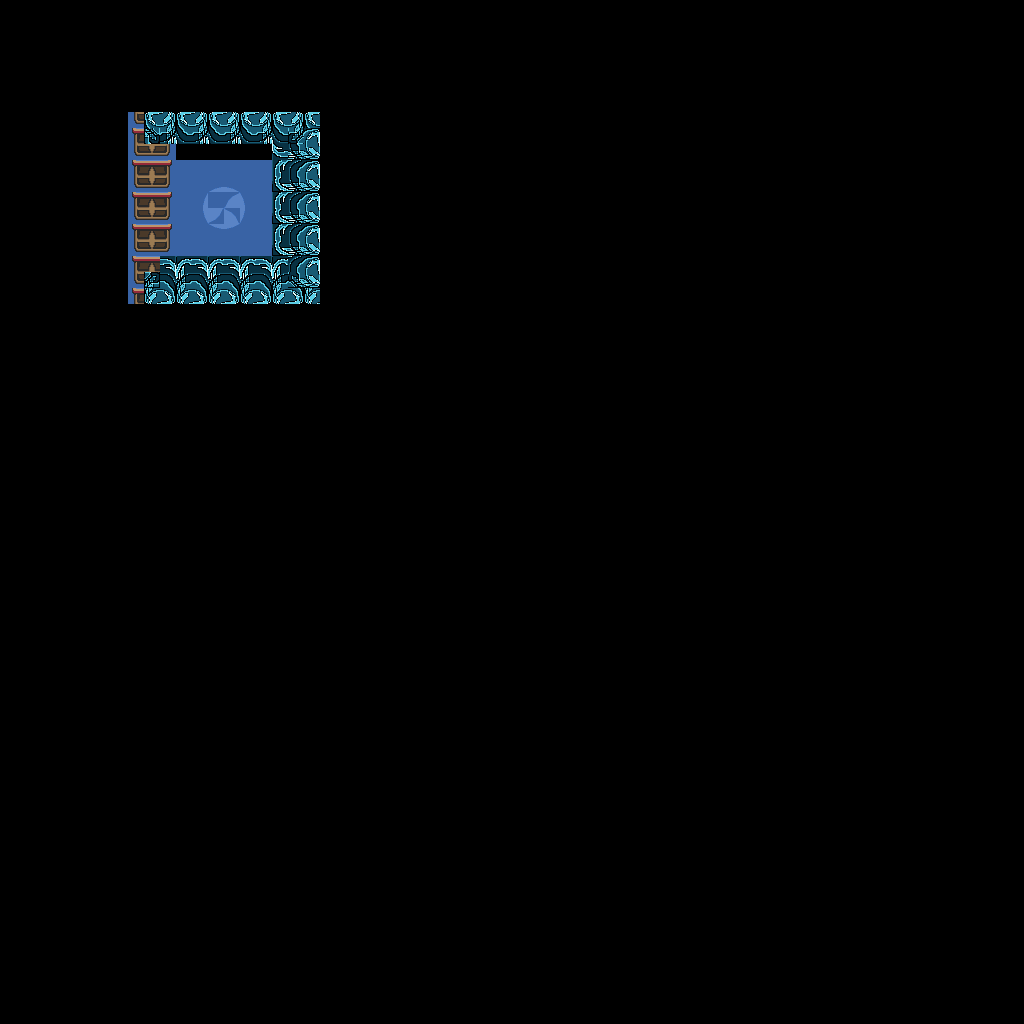

Tiled map render using the project's own tile images. Description and the map definition, with tile-layer contents summarised, below:
An orthogonal 64x64 tile map with 16x16 px tiles, 1 tile layer (base), 2 hidden layers not drawn and 1 object.

<map version="1.10" tiledversion="1.12.1" orientation="orthogonal" renderorder="right-down" width="64" height="64" tilewidth="16" tileheight="16" infinite="0" nextlayerid="4" nextobjectid="2">
 <tileset firstgid="1" source="../classiciphone_pics4.tsx" />
 <layer id="1" name="base" width="64" height="64">
  <data>[4096 cells, 4096 non-empty, 41 distinct tile ids]</data>
 </layer>
 <layer id="2" name="collision" width="64" height="64" visible="0">
  <properties><property name="collision" value="true" /></properties>
  <data>[4096 cells, 4060 non-empty, 1 distinct tile ids]</data>
 </layer>
 <layer id="3" name="water" width="64" height="64" visible="0">
  <properties><property name="terrain" value="water" /></properties>
  <data>[4096 cells, 36 non-empty, 1 distinct tile ids]</data>
 </layer>
 <objectgroup id="4" name="npcs">
  <object id="1" x="240.0" y="208.0" width="16" height="16">
   <properties>
    <property name="script" type="string">-- Auto-converted from GraalScript
-- join("level_nopk");</property>
   </properties>
  </object>
 </objectgroup>
</map>
